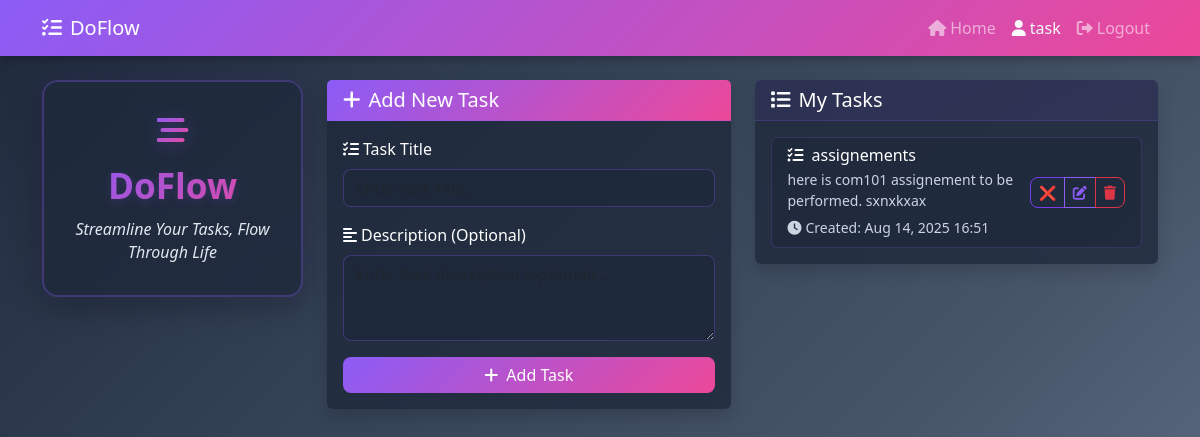
The app's page / (signed in) with its own data.
### task/models.py (models this page shows, shortened)
class Task(models.Model):
    title = models.CharField(max_length=100)
    description = models.TextField(blank=True)
    status = models.BooleanField(default=False)
    owner = models.ForeignKey(User, on_delete=models.CASCADE)
    timestamps = models.DateTimeField(auto_now_add=True)

### task/views.py (the view)
# urls.py: path('', views.index, name='index'),
@login_required
def index(request):
    if request.method == 'POST':
        form = TaskForm(request.POST)
        if form.is_valid():
            task = form.save(commit=False)
            task.owner = request.user
            task.save()
            messages.success(request, 'Task created successfully!')
            return redirect('index')
        else:
            messages.error(request, 'Please correct the errors below.')
    else:
        form = TaskForm()
    tasks = Task.objects.filter(owner=request.user).order_by('-timestamps')
    print(f"Form object: {form}")
    print(f"Form fields: {form.fields if form else 'No form'}")
    return render(request, 'index.html', {'tasks': tasks, 'form': form})

### task/forms.py
class TaskForm(forms.ModelForm):
    class Meta:
        model = Task
        fields = ['title', 'description']
        widgets = {
            'title': forms.TextInput(attrs={
                'class': 'form-control',
                'placeholder': 'Enter task title...'
            }),
            'description': forms.Textarea(attrs={
                'class': 'form-control',
                'rows': 3,
                'placeholder': 'Enter task description (optional)...'
            })
        }

### templates/index.html (shortened to what this page needs)
{% extends 'base.html' %}
{% block content %}
<div class="row">
    <div class="col-md-3">
        <div class="brand-sidebar">
            <div class="brand-logo mb-3">
                <i class="fas fa-stream fa-2x text-gradient"></i>
            </div>
            <h2 class="brand-title">DoFlow</h2>
            <p class="brand-subtitle">Streamline Your Tasks, Flow Through Life</p>
        </div>
    </div>
    <div class="col-md-9">
        <div class="row">
            <div class="col-md-6">
                <div class="card shadow">
                    <div class="card-header bg-primary text-white">
                        <h5 class="mb-0">
                            <i class="fas fa-plus me-2"></i>Add New Task
                        </h5>
                    </div>
                    <div class="card-body">
                        {% if form %}
                            <form method="POST">
                                <div class="mb-3">
                                    <label for="{{ form.title.id_for_label }}" class="form-label">
                                        <i class="fas fa-tasks me-1"></i>Task Title
                                    </label>
                                    {{ form.title }}
                                </div>
                                <div class="mb-3">
                                    <label for="{{ form.description.id_for_label }}" class="form-label">
                                        <i class="fas fa-align-left me-1"></i>Description (Optional)
                                    </label>
                                    {{ form.description }}
                                </div>
                                <div class="d-grid">
                                    <button type="submit" class="btn btn-primary">
                                        <i class="fas fa-plus me-2"></i>Add Task
                                    </button>
                                </div>
                            </form>
                        {% else %}
                            <div class="alert alert-warning">
                                <i class="fas fa-exclamation-triangle me-2"></i>
                                Form not available. Please refresh the page.
                            </div>
                        {% endif %}
                    </div>
                </div>
            </div>
            <div class="col-md-6">
                <div class="card shadow">
                    <div class="card-header bg-success text-white">
                        <h5 class="mb-0">
                            <i class="fas fa-list me-2"></i>My Tasks
                        </h5>
                    </div>
                    <div class="card-body">
                        {% if tasks %}
                            <div class="list-group">
                                {% for task in tasks %}
                                    <div class="list-group-item d-flex justify-content-between align-items-center">
                                        <div class="flex-grow-1">
                                            <h6 class="mb-1 {% if task.status %}text-decoration-line-through text-muted{% endif %}">
                                                <i class="fas fa-tasks me-2"></i>{{ task.title }}
                                            </h6>
                                            {% if task.description %}
                                                <p class="mb-1 text-muted small">{{ task.description }}</p>
                                            {% endif %}
                                            <small class="text-muted">
                                                <i class="fas fa-clock me-1"></i>Created: {{ task.timestamps|date:"M d, Y H:i" }}
                                            </small>
                                        </div>
                                        <div class="btn-group" role="group">
                                            <button class="btn btn-sm btn-outline-success" onclick="toggleTask({{ task.id }})" title="Toggle Status">
                                                {% if task.status %}✅{% else %}❌{% endif %}
                                            </button>
                                            <a href="{% url 'edit_task' task.id %}" class="btn btn-sm btn-outline-primary" title="Edit Task">
                                                <i class="fas fa-edit"></i>
                                            </a>
                                            <a href="{% url 'delete_task' task.id %}" class="btn btn-sm btn-outline-danger" title="Delete Task">
                                                <i class="fas fa-trash"></i>
                                            </a>
                                        </div>
                                    </div>
                                {% endfor %}
                            </div>
                        {% else %}
                            <div class="alert alert-info">
                                <i class="fas fa-info-circle me-2"></i>
                                <strong>No tasks yet!</strong> Add your first task using the form on the left side.
                            </div>
                        {% endif %}
                    </div>
                </div>
            </div>
        </div>
    </div>
</div>
{% endblock %}

### templates/base.html (shortened to what this page needs)
<!DOCTYPE html>
<html lang="en">
<head>
    <link href="https://cdn.jsdelivr.net/npm/bootstrap@5.3.1/dist/css/bootstrap.min.css" rel="stylesheet">
    <link href="https://cdnjs.cloudflare.com/ajax/libs/font-awesome/6.0.0/css/all.min.css" rel="stylesheet">
</head>
<body>
    <nav class="navbar navbar-expand-lg navbar-dark bg-primary">
        <div class="container">
            <a class="navbar-brand" href="{% url 'index' %}">
                <i class="fas fa-tasks me-2"></i>DoFlow
            </a>
            <div class="collapse navbar-collapse" id="navbarNav">
                <ul class="navbar-nav ms-auto">
                    {% if user.is_authenticated %}
                        <li class="nav-item">
                            <a class="nav-link" href="{% url 'index' %}">
                                <i class="fas fa-home me-1"></i>Home
                            </a>
                        </li>
                        <li class="nav-item">
                            <span class="nav-link text-light">
                                <i class="fas fa-user me-1"></i>{{ user.username }}
                            </span>
                        </li>
                        <li class="nav-item">
                            <a class="nav-link" href="{% url 'logout' %}">
                                <i class="fas fa-sign-out-alt me-1"></i>Logout
                            </a>
                        </li>
                    {% endif %}
                </ul>
            </div>
        </div>
    </nav>
    <div class="container mt-4">
        {% block content %}{% endblock %}
    </div>
</body>
</html>

### templates/base.html (style rules this page uses)
:root { --brand-primary: #8b5cf6; --brand-primary-dark: #7c3aed; --brand-accent: #ec4899; --brand-surface: rgba(255, 255, 255, 0.1); --brand-bg: #1e293b; --brand-focus: rgba(139, 92, 246, 0.25); }
body { background: linear-gradient(135deg, #1e293b, #334155, #475569, #64748b); min-height: 100vh; color: #e2e8f0; }
.navbar { box-shadow: 0 2px 10px rgba(0,0,0,0.3); background: linear-gradient(135deg, var(--brand-primary), var(--brand-accent)) !important; }
.card { border: none; background: rgba(30, 41, 59, 0.8); backdrop-filter: blur(10px); -webkit-backdrop-filter: blur(10px); box-shadow: 0 4px 15px rgba(0,0,0,0.3); transition: transform 0.2s ease, box-shadow 0.2s ease; color: #e2e8f0; }
.card-header { border-bottom: 1px solid rgba(139, 92, 246, 0.2); background: rgba(139, 92, 246, 0.1) !important; }
.list-group-item { border: 1px solid rgba(139, 92, 246, 0.2); background: rgba(30, 41, 59, 0.6); transition: all 0.2s ease; color: #e2e8f0; }
.btn { border-radius: 8px; font-weight: 500; transition: all 0.2s ease; }
.form-control, .form-select { border: 1px solid rgba(139, 92, 246, 0.3); border-radius: 8px; background: rgba(30, 41, 59, 0.8); color: #e2e8f0; transition: all 0.2s ease; }
.bg-primary { background: linear-gradient(135deg, var(--brand-primary), var(--brand-accent)) !important; }
.btn-primary { color: #fff; background: linear-gradient(135deg, var(--brand-primary), var(--brand-accent)); border: 0; }
.btn-outline-primary { color: var(--brand-primary); border-color: var(--brand-primary); background: transparent; }
.btn-outline-success { color: var(--brand-primary-dark); border-color: var(--brand-primary-dark); background: transparent; }
.brand-logo { margin-bottom: 1rem; }
.text-gradient { background: linear-gradient(135deg, var(--brand-primary), var(--brand-accent)); -webkit-background-clip: text; -webkit-text-fill-color: transparent; background-clip: text; filter: drop-shadow(0 2px 8px rgba(139, 92, 246, 0.3)); }
.brand-title { font-size: 2.5rem; font-weight: 700; margin-bottom: 0.5rem; background: linear-gradient(135deg, var(--brand-primary), var(--brand-accent)); -webkit-background-clip: text; -webkit-text-fill-color: transparent; background-clip: text; text-shadow: 0 2px 10px rgba(139, 92, 246, 0.2); }
.brand-subtitle { font-size: 1rem; color: #cbd5e1; font-weight: 400; margin-bottom: 0; font-style: italic; }
.brand-sidebar { background: rgba(30, 41, 59, 0.8); backdrop-filter: blur(15px); -webkit-backdrop-filter: blur(15px); border: 2px solid rgba(139, 92, 246, 0.3); border-radius: 16px; padding: 2rem 1.5rem; text-align: center; height: fit-content; position: sticky; top: 2rem; box-shadow: 0 8px 32px rgba(0, 0, 0, 0.3), 0 0 20px rgba(139, 92, 246, 0.1); margin-bottom: 2rem; transition: all 0.3s ease; }
.brand-sidebar .brand-logo { margin-bottom: 1.5rem; }
.brand-sidebar .brand-title { font-size: 2.2rem; margin-bottom: 0.75rem; background: linear-gradient(135deg, var(--brand-primary), var(--brand-accent)); -webkit-background-clip: text; -webkit-text-fill-color: transparent; background-clip: text; font-weight: 700; text-shadow: 0 2px 10px rgba(139, 92, 246, 0.2); }
.brand-sidebar .brand-subtitle { font-size: 1rem; color: #e2e8f0; font-weight: 400; margin-bottom: 0; font-style: italic; line-height: 1.4; }
.form-label { color: #ffffff; font-weight: 500; }
.text-muted { color: #cbd5e1 !important; }
h1, h2, h3, h4, h5, h6 { color: #ffffff; }
p { color: #ffffff; }
.list-group-item h6 { color: #ffffff; }
.list-group-item p { color: #cbd5e1; }
.list-group-item small { color: #94a3b8; }

### records on screen
Task: title "assignements", description "here is com101 assignement to be performed. sxnxkxax", timestamps "Aug 14, 2025 16:51"

### other values on screen
{{ user.username }} "task"
